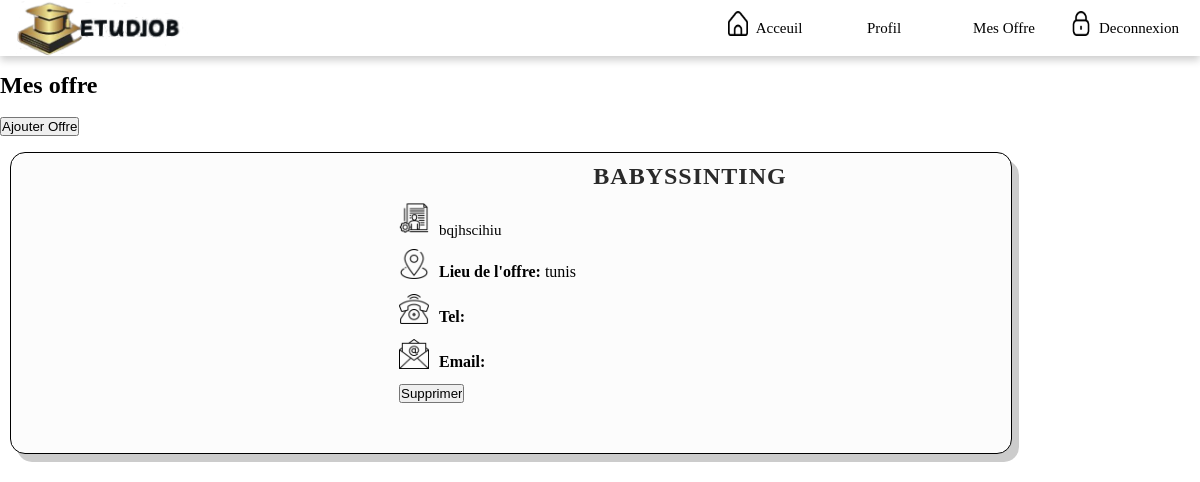
The app's page /Mesoffre.php (signed in), older data.
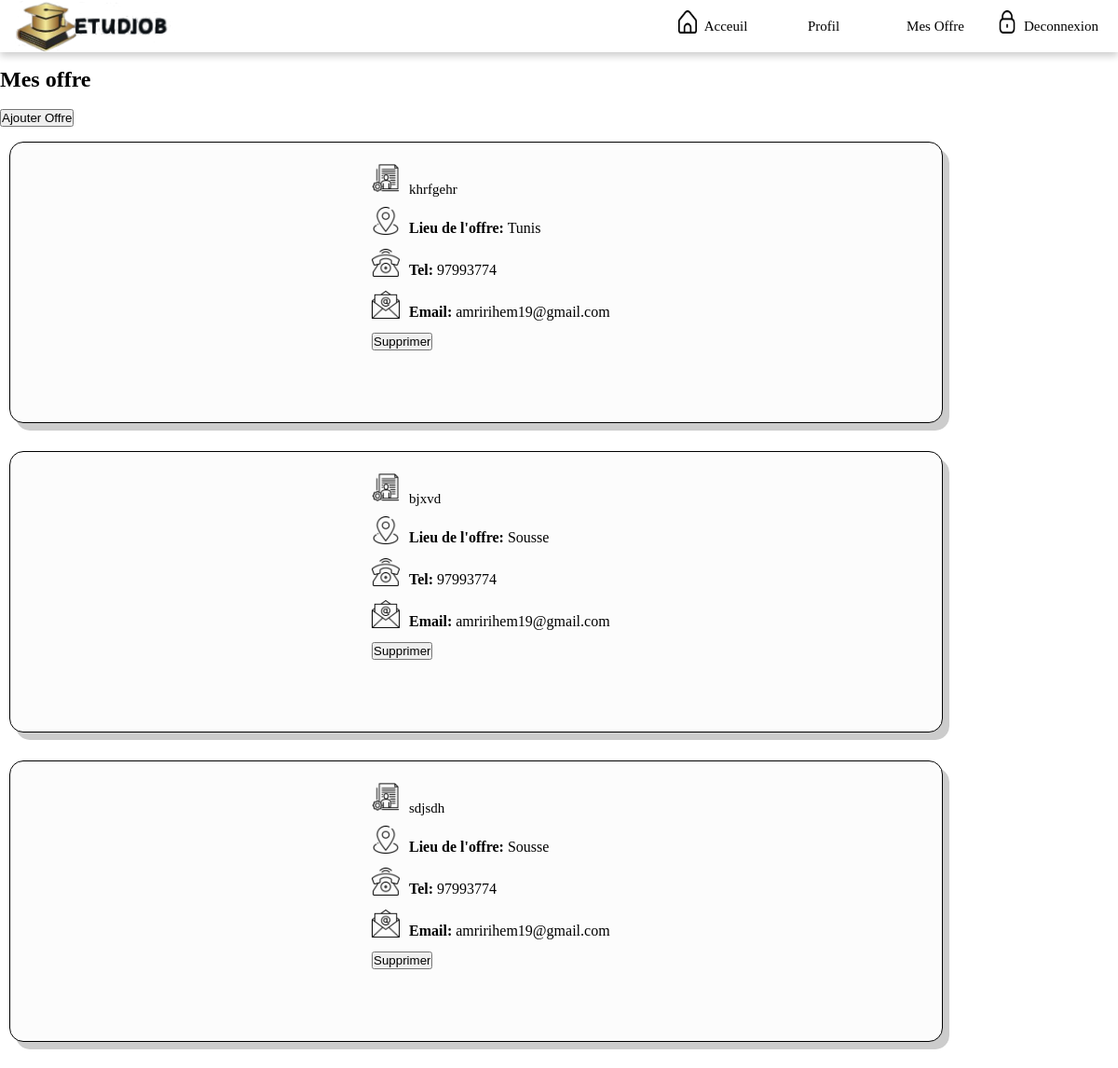
The same page, newer data.
### tables this page shows
CREATE TABLE `offre` (
  `id_offre` int(11) NOT NULL,
  `titre` varchar(60) NOT NULL,
  `categorie` varchar(60) NOT NULL,
  `lieu` varchar(50) NOT NULL,
  `description` text NOT NULL,
  `id_user` int(11) NOT NULL,
  `tel` varchar(8) NOT NULL,
  `email` varchar(30) NOT NULL
);

### Mesoffre.php (the view, shortened to what this page needs)
<!DOCTYPE html>
<html lang="en">
<head>
    <link rel="stylesheet" href="Mesoffre.css">
</head>
<div class="navbar">
      <header class="header">
          <img src="../PROJETWEB/img/etud.png" alt="" class="logo">
          <ul class="navlist">
          <li class="navitem">
              <a href="etudiant.html" class="link">
              <img src="../PROJETWEB/img/maison.png" alt="Acceuil" class="icon">
              <p class="picon">Acceuil</p>
              </a>
          </li>
          <li class="navitem">
              <a href="profil.php" class="link">
              <p class="picon">Profil</p>
              </a>
          </li>
          <li class="navitem">
                    <a href="Mesoffre.php" class="link">
                    <p class="picon">Mes Offre</p>
                    </a>
                </li>
          <li class="navitem">
              <a href="Acceuil.html" class="link">
              <img src="../PROJETWEB/img/bloquer.png" alt="Log Out" class="icon">
              <p class="picon">Deconnexion</p>
              </a>
          </li>
          </ul>
      </header>
  </div>
  <br><br><br><br>
  <h2>Mes offre</h2>
  <br>
  <a href='ajouteroffre.html'><button>Ajouter Offre</button></a>
<body>
    <?php
    $serveur = "localhost";
    $utilisateur = "root";
    $mot_de_passe = "";
    $base_de_donnees = "etudjobweb";
    $connexion = mysqli_connect($serveur, $utilisateur, $mot_de_passe, $base_de_donnees);
    $id_utilisateur = $_SESSION['id_user'];
    $requete = "SELECT * FROM offre WHERE id_user = $id_utilisateur";
    $resultat = mysqli_query($connexion, $requete);
    $html_offres = "";
    if (mysqli_num_rows($resultat) > 0) {
        while ($row = mysqli_fetch_assoc($resultat)) {
            $html_offres .= "<div class='offre'>";
            $html_offres .= "<div class='part'>";
            $html_offres .= "<h3 class='titreOffre'>" . $row['titre'] . "</h3>";
            $html_offres .= "<div class='iconplusp'>";
            $html_offres .= "<img src='../PROJETWEB/home/description.png' alt='' class='iconi' />";
            $html_offres .= "<p class='desc'>" . $row['description'] . "</p>";
            $html_offres .= "</div>";
            $html_offres .= "<div class='iconplusp'>";
            $html_offres .= "<img src='../PROJETWEB/home/localisation.png' alt='' class='iconi' />";
            $html_offres .= "<p class='lieu'><strong>Lieu de l'offre:</strong> " . $row['lieu'] . "</p>";
            $html_offres .= "</div>";
            $html_offres .= "<div class='iconplusp'>";
            $html_offres .= "<img src='../PROJETWEB/home/fixe.png' alt='' class='iconi' />";
            $html_offres .= "<p class='lieu'><strong>Tel:</strong> " . $row['tel'] . "</p>";
            $html_offres .= "</div>";
            $html_offres .= "<div class='iconplusp'>";
            $html_offres .= "<img src='../PROJETWEB/home/email.png' alt='' class='iconi' />";
            $html_offres .= "<p class='lieu'><strong>Email:</strong> " . $row['email'] . "</p>";
            $html_offres .= "</div>";
            $html_offres .= "<form action='DeletOffre.php' method='post'>";
            $html_offres .= "<input type='hidden' name='id_offre' value='" . $row['id_offre'] . "'>";
            $html_offres .= "<input type='submit' value='Supprimer'>";
            $html_offres .= "</form>";
            $html_offres .= "</div>";
            $html_offres .= "<div class='imageCat'>";
            $html_offres .= "</div>";
            $html_offres .= "</div>";
        }
    } else {
        $html_offres = "Aucune offre disponible pour le moment.";
    }
    echo $html_offres;
    ?>
</body>
</html>

### Mesoffre.css (style rules this page uses)
* { box-sizing: content-box; margin: 0; padding: 0; }
.imageCat { width: 40%; height: 300px; display: flex; justify-content: center; align-items: center; }
.part { width: 60%; height: 320px; margin-right: 30px; display: flex; flex-direction: column; }
.offre { width: 1000px; height: 300px; border-radius: 15px; margin-top: 16px; margin-left:10px; box-shadow:7px 8px 0px 0px rgba(0, 0, 0, 0.2); background-color: #fcfcfc; display: flex; flex-direction: row-reverse; justify-content: space-around; align-items: center; position: relative; border: 1px solid black; margin-bottom: 30px; }
.desc { text-align: left; padding: 20px 10px 10px 10px ; font-size: 15px; }
.lieu { text-align: left; padding:10px 10px; }
.iconi { height: 30px; width: 30px; padding-bottom: 15px; }
.iconplusp { display: flex; flex-direction: row; justify-content: flex-start; align-items: center; }
.header { height: 56px; position: absolute; z-index: 999; width: 100%; display: flex; justify-content: flex-end; align-items: center; background-color: white; box-shadow: 0 4px 8px rgba(0, 0, 0, 0.2); position: fixed; }
.link { color: rgb(0, 0, 0); text-decoration: none; font-size: 16px; transition: color 0.3s; display: flex; justify-content: center; flex-direction: row; align-items: center; }
.navlist { display: flex; list-style: none; margin-right: 20px; padding: 0; align-items: flex-end; }
.navitem { color: white; text-decoration: none; width: 120px; height: 53.44px; font-size: 18px; transition: color 0.3s; display: flex; justify-content: center; align-items: center; }
.logo { position: absolute; top: 45%; left: 16px; transform: translateY(-50%); height: 90px; width: 192px; padding-top: 38px; }
.icon { width: 20px; height: 25px; padding-left:10px; padding-bottom: 10px; }
.picon { color: rgb(0, 0, 0); text-decoration: none; font-size: 15px; padding-left: 8px; transition: color 0.3s; }
.titreOffre { font-size: 1.5em; color: #2a2a2a; font-weight: bold; text-align: center; padding-top: 20px; margin-bottom: 0.5em; width: max-content; margin-left: auto; margin-right: auto; text-transform: uppercase; letter-spacing: 1px; }

Row changes from the older to the newer data that the page shows:
removed offre: titre "BABYSSINTING", description "bqjhscihiu", lieu "tunis"
added offre: description "khrfgehr", lieu "Tunis", tel "97993774", email "amririhem19@gmail.com"
added offre: description "bjxvd", lieu "Sousse", tel "97993774", email "amririhem19@gmail.com"
added offre: description "sdjsdh", lieu "Sousse", tel "97993774", email "amririhem19@gmail.com"
